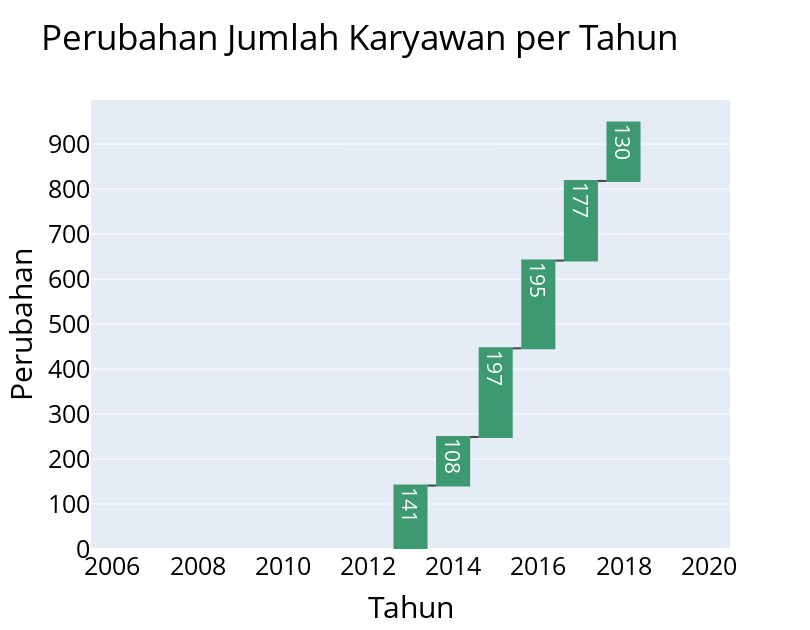

Source (notebook cell):
### Code cell
import plotly.graph_objects as go

fig = go.Figure(data=[
    go.Waterfall(
        x=annual_report['Year'],
        y=annual_report['Changes'],
        text=annual_report['Changes'].apply(lambda x: f'{x:,.0f}'),
        measure=['relative'] * len(annual_report),
        base=0
    )
])

fig.update_layout(
    title="Perubahan Jumlah Karyawan per Tahun",
    xaxis_title="Tahun",
    yaxis_title="Perubahan",
    font=dict(
        size=25,
        color='black'
    ),
    width=810,
    height=630
)

fig.show()

### Figure 1 — Plotly figure (JSON) as saved in the notebook; plotly's stock layout.template omitted (floating-point values rounded to 4 significant figures)
{"data": [{"base": 0, "measure": ["relative", "relative", "relative", "relative", "relative", "relative", "relative", "relative", "relative", "relative", "relative", "relative", "relative", "relative", "relative"], "text": ["nan", "nan", "nan", "nan", "nan", "nan", "nan", "141", "108", "197", "195", "177", "130", "nan", "nan"], "type": "waterfall", "x": [2006, 2007, 2008, 2009, 2010, 2011, 2012, 2013, 2014, 2015, 2016, 2017, 2018, 2019, 2020], "y": [null, null, null, null, null, null, null, 141, 108, 197, 195, 177, 130, null, null]}], "layout": {"font": {"color": "black", "size": 25}, "height": 630, "title": {"text": "Perubahan Jumlah Karyawan per Tahun"}, "width": 810, "xaxis": {"autorange": true, "range": [2006.0, 2020.0], "title": {"text": "Tahun"}, "type": "linear"}, "yaxis": {"autorange": true, "range": [0, 997.9], "title": {"text": "Perubahan"}, "type": "linear"}}}
